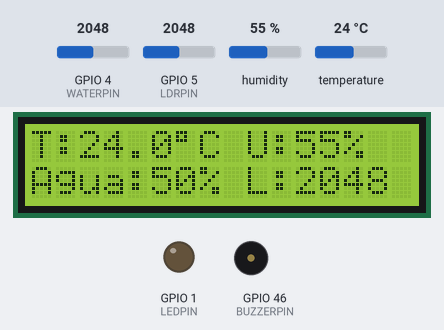
Simulated run of this sketch. Board: ESP32-S3. Shown: 16×2 character LCD, output pins drawn as LEDs (lit = HIGH), buzzer (waves = sounding). The test bench sets the inputs (shaded band); at power-on: temperature 24 °C, GPIO 4 (WATERPIN) = 2048, GPIO 5 (LDRPIN) = 2048, humidity 55 %. WiFi joins after 1.5 s; servers stay silent unless stated; random numbers use the default seed unless the sketch sets one; no MQTT or app messages arrive unless stated; what the sketch prints to the serial monitor is not drawn.

Above: at 2.8 s.
2.9 s: temperature set to 29 °C
At 5.5 s:
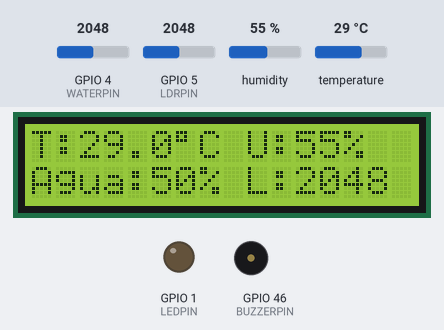
6.1 s: temperature set to 32 °C
At 8.8 s:
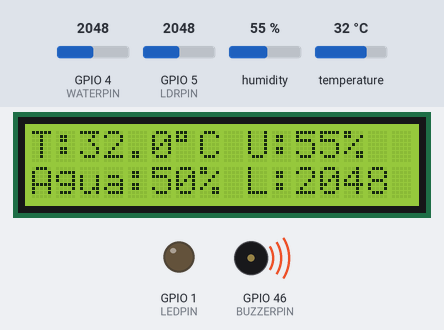
9.1 s: GPIO 4 (WATERPIN) set to 1294
At 10.8 s:
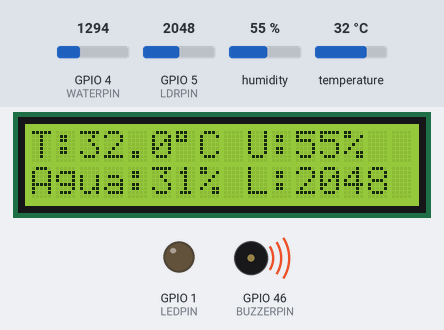
11.1 s: GPIO 4 (WATERPIN) set to 1194
At 12.4 s:
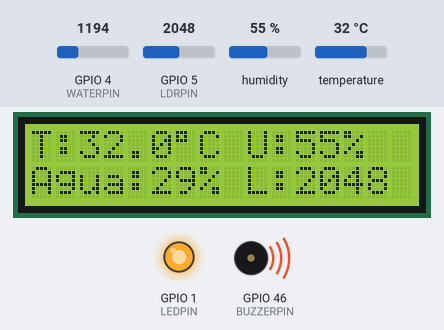
13.1 s: temperature set to 12 °C
At 14.8 s:
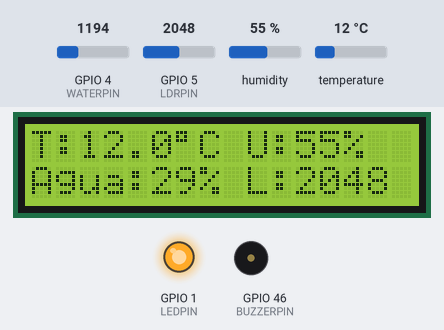
15.1 s: GPIO 5 (LDRPIN) set to 2866
At 16.7 s:
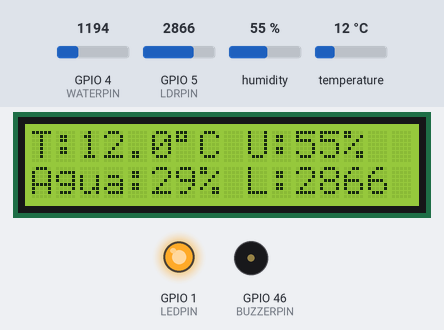
Timing chart, 0 to 18.1 s (numbered marks = the images above; inputs shaded):
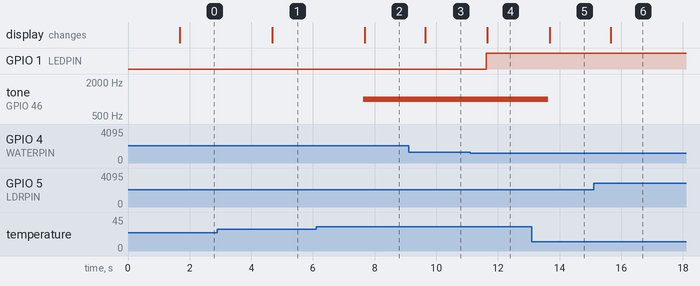

The sketch:

ESP32_MQTT.ino
```cpp
#include <Wire.h>
#include <LiquidCrystal_I2C.h>
#include <DHT.h>
#include <WiFi.h>
#include <PubSubClient.h>

// --- CONFIGURAÇÕES DE REDE ---
const char* ssid     = "DIGITE_SUA_REDE";  // Nome exato da sua rede ou Wi-Fi do Celular
const char* password = "DIGITE_SUA_SENHA"; // Senha da sua rede

// --- CONFIGURAÇÕES MQTT (Nuvem Gratuita e Ultrarrápida) ---
const char* MQTT_BROKER = "broker.hivemq.com";
const int   MQTT_PORT   = 1883;
const char* MQTT_TOPIC  = "senai/estufa/iot/leituras";

// --- MAPEAMENTO DOS PINOS MANTIDO (ESP32-S3) ---
#define DHTPIN     10   // Pino de dados do DHT11
#define DHTTYPE    DHT11
#define LDRPIN     5    // Pino analógico do LDR
#define WATERPIN   4    // Pino analógico do Potenciômetro
#define LEDPIN     1    // Pino do LED (Simula Bomba de Irrigação)
#define BUZZERPIN  46   // Pino Buzzer

#define SDA_PIN    8    // Pino I2C SDA da ESP32-S3
#define SCL_PIN    9    // Pino I2C SCL da ESP32-S3

// --- CONFIGURAÇÃO DOS PERIFÉRICOS ---
LiquidCrystal_I2C lcd(0x27, 16, 2);
DHT dht(DHTPIN, DHTTYPE);

WiFiClient espClient;
PubSubClient mqttClient(espClient);

// --- LIMITES DA ESTUFA PARA AUTOMAÇÃO ---
const float TEMP_LIMITE = 30.0;     // Temperatura > 30°C dispara exaustor (Buzzer)
const float TEMP_ABAIXO = 0.0;      // Temperatura < 0°C dispara exaustor (Buzzer)
const int AGUA_LIMITE_BAIXO = 30;   // limite de água para acender o LED

// --- GERENCIAMENTO DE TEMPOS SEM TRANCAR A PLACA ---
unsigned long tempoUltimoLoop = 0;
const unsigned long intervaloLeitura = 1000; // Lê sensores e publica MQTT a cada 1 segundo (1000ms)

unsigned long tempoUltimoMqttTentativa = 0;

// Variáveis Globais
float temp = 0.0;
float umid = 0.0;
int aguaPct = 0;
int luz = 0;

// Reconexão Automática ao Broker MQTT sem travar a execução
void verificarConexaoMQTT() {
  if (!mqttClient.connected()) {
    unsigned long agora = millis();
    if (agora - tempoUltimoMqttTentativa >= 3000) {
      tempoUltimoMqttTentativa = agora;

      String clientId = "ESP32S3-Estufa-" + String(random(0xffff), HEX);
      Serial.print("Conectando ao Broker MQTT...");

      if (mqttClient.connect(clientId.c_str())) {
        Serial.println(" CONECTADO COM SUCESSO!");
      } else {
        Serial.print(" Falhou, rc=");
        Serial.println(mqttClient.state());
      }
    }
  }
}

void setup() {
  Serial.begin(115200);

  // Inicialização dos pinos I2C específicos da ESP32-S3
  Wire.begin(SDA_PIN, SCL_PIN);

  // Inicialização do LCD
  lcd.init();
  lcd.backlight();
  lcd.setCursor(0, 0);
  lcd.print("   Estufa IoT   ");
  lcd.setCursor(0, 1);
  lcd.print(" Conectando... ");

  // Inicialização dos Atuadores
  pinMode(LEDPIN, OUTPUT);
  digitalWrite(LEDPIN, LOW);

  // Configuração nativa de PWM para o Buzzer na ESP32-S3 (Evita travamentos)
  ledcAttach(BUZZERPIN, 1000, 8);
  ledcWriteTone(BUZZERPIN, 0); // Inicia desligado

  // Inicialização do DHT11
  dht.begin();

  // Inicialização do Wi-Fi
  WiFi.begin(ssid, password);
  Serial.print("Conectando ao WiFi");
  while (WiFi.status() != WL_CONNECTED) {
    delay(300);
    Serial.print(".");
  }
  Serial.println("\nWiFi Conectado!");

  lcd.clear();
  lcd.setCursor(0, 0);
  lcd.print("  Sistema OK  ");

  // Configuração do servidor MQTT
  mqttClient.setServer(MQTT_BROKER, MQTT_PORT);
}

void loop() {
  // Garante reconexão Wi-Fi e MQTT transparentes
  if (WiFi.status() == WL_CONNECTED) {
    verificarConexaoMQTT();
  }
  mqttClient.loop();

  unsigned long tempoAtual = millis();

  // --- EXECUTADO A CADA 1 SEGUNDO (TEMPO REAL) ---
  if (tempoAtual - tempoUltimoLoop >= intervaloLeitura) {
    tempoUltimoLoop = tempoAtual;

    // 1. LEITURA DOS SENSORES
    float tempLida = dht.readTemperature();
    float umidLida = dht.readHumidity();

    if (!isnan(tempLida) && !isnan(umidLida)) {
      temp = tempLida;
      umid = umidLida;
    }

    int leituraBrutaAgua = analogRead(WATERPIN);
    aguaPct = map(leituraBrutaAgua, 0, 4095, 0, 100);
    aguaPct = constrain(aguaPct, 0, 100);

    luz = analogRead(LDRPIN);

    // 2. LÓGICA DE AUTOMAÇÃO (Bomba e Buzzer)
    if (aguaPct < AGUA_LIMITE_BAIXO) {
      digitalWrite(LEDPIN, HIGH); // Liga bomba/LED
    } else {
      digitalWrite(LEDPIN, LOW);  // Desliga
    }

    if (temp > TEMP_LIMITE) {
      ledcWriteTone(BUZZERPIN, 1000); // Alarme de calor
    } else if (temp < TEMP_ABAIXO) {
      ledcWriteTone(BUZZERPIN, 600);  // Alarme de frio
    } else {
      ledcWriteTone(BUZZERPIN, 0);    // Temperatura OK
    }

    // 3. EXIBIÇÃO NO LCD (Com limpeza de resíduos)
    lcd.setCursor(0, 0);
    lcd.print("T:");
    lcd.print(temp, 1);
    lcd.print((char)223);
    lcd.print("C U:");
    lcd.print(umid, 0);
    lcd.print("%   ");

    lcd.setCursor(0, 1);
    lcd.print("Agua:");
    lcd.print(aguaPct);
    lcd.print("% L:");
    lcd.print(luz);
    lcd.print("    ");

    // 4. TRANSMISSÃO SERIAL (DEBUG)
    Serial.printf("[ESP32-S3] Temp: %.1f°C | Umid: %.1f%% | Agua: %d%% | Luz: %d\n",
                  temp, umid, aguaPct, luz);

    // 5. ENVIO DOS DADOS VIA MQTT (Super Rápido)
    if (mqttClient.connected()) {
      String payload = "{";
      payload += "\"temperatura\":" + String(temp, 1) + ",";
      payload += "\"umidade\":"     + String(umid, 1) + ",";
      payload += "\"nivelAgua\":"   + String(aguaPct) + ",";
      payload += "\"aguaPct\":"     + String(aguaPct) + ",";
      payload += "\"luminosidade\":" + String(luz)     + ",";
      payload += "\"luz\":"         + String(luz);
      payload += "}";

      mqttClient.publish(MQTT_TOPIC, payload.c_str());
    }
  }
}
```

Measured:
- the behaviour switches between 30 and 31 °C on temperature (found by bisection; images 1 and 2)
- the behaviour switches between 1229 and 1228 on GPIO 4 (WATERPIN) (found by bisection; images 3 and 4)
- after the input at 2.9 s, the display: changes after 1.8 s (image 1)
- after the input at 6.1 s, tone on GPIO 46 (BUZZERPIN): silent → 1000 Hz after 1.5 s; the display: changes after 1.6 s (image 2)
- after the input at 9.1 s, the display: changes after 0.55 s (image 3)
- after the input at 11.1 s, GPIO 1 (LEDPIN): LOW → HIGH after 0.52 s; the display: changes after 0.55 s (image 4)
- after the input at 13.1 s, tone on GPIO 46 (BUZZERPIN): 1000 Hz → silent after 0.54 s; the display: changes after 0.57 s (image 5)
- after the input at 15.1 s, the display: changes after 0.55 s (image 6)
